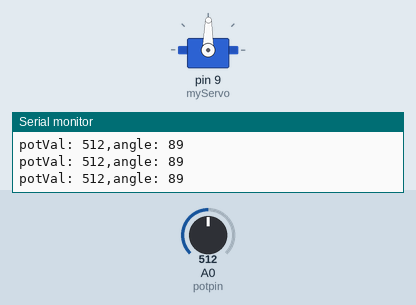
Recording of a sketch running on a simulated Arduino Uno, built with avr-gcc and run on an emulated ATmega328P. Parts: servo, the last lines printed to the serial monitor. The test bench sets the inputs (shaded band); at power-on: A0 (potpin) = 512.

Above: at 1.2 s.
1.3 s: A0 (potpin) set to 559
At 1.9 s:
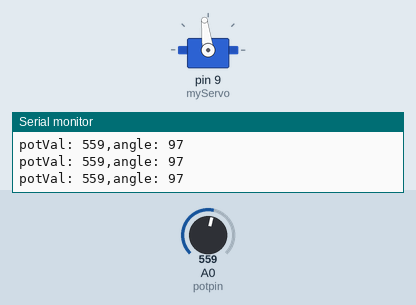
4.3 s: A0 (potpin) set to 582
At 5.1 s:
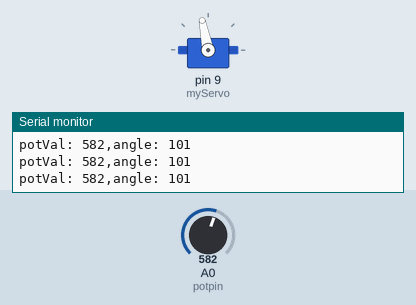
5.8 s: A0 (potpin) set to 306
At 7.0 s:
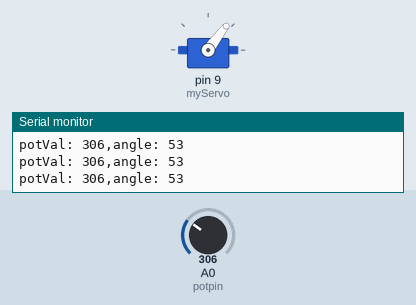
7.3 s: A0 (potpin) set to 110
At 8.5 s:
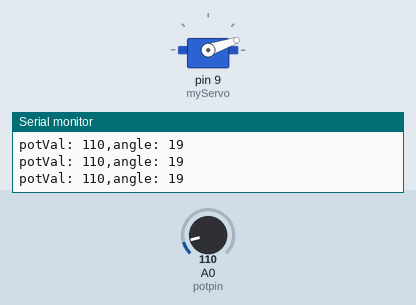
8.8 s: A0 (potpin) set to 93
At 10.1 s:
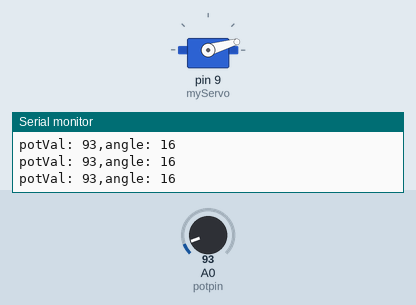
11.8 s: A0 (potpin) set to 716
At 12.4 s:
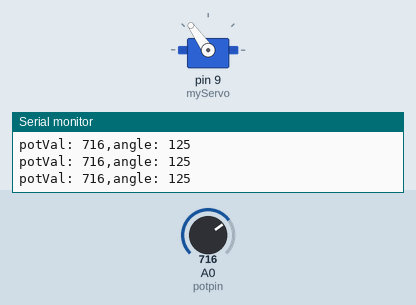
Timing chart, 0 to 14.3 s (numbered marks = the images above; inputs shaded):
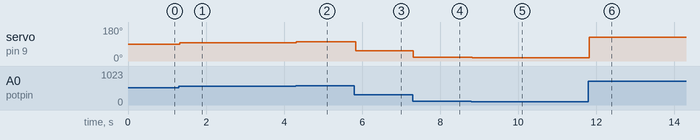

The sketch:

sketch_feb08a_motor.ino
```cpp
#include <Servo.h>
Servo myServo;
int const potpin = A0;
int potVal;
int angle;

void setup() {
  // put your setup code here, to run once:
  myServo.attach(9);
  Serial.begin(9600);

}

void loop() {
  // put your main code here, to run repeatedly:
  potVal = analogRead(potpin);
  Serial.print("potVal: ");
  Serial.print(potVal);
  angle = map(potVal,0, 1023, 0, 179);
  Serial.print(",angle: ");
  Serial.println(angle);
  myServo.write(angle);
  delay(15);

}
```

Measured:
- after the input at 1.3 s, servo on pin 9 (myServo): 89° → 97° at once
- after the input at 4.3 s, servo on pin 9 (myServo): 97° → 101° at once
- after the input at 5.8 s, servo on pin 9 (myServo): 101° → 53° at once
- after the input at 7.3 s, servo on pin 9 (myServo): 53° → 19° at once
- after the input at 8.8 s, servo on pin 9 (myServo): 19° → 16° at once
- after the input at 11.8 s, servo on pin 9 (myServo): 16° → 125° at once
